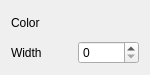
<?xml version="1.0" encoding="UTF-8"?>
<ui version="4.0">
 <class>ConnectorItemSettings</class>
 <widget class="QWidget" name="ConnectorItemSettings">
  <property name="geometry">
   <rect>
    <x>0</x>
    <y>0</y>
    <width>150</width>
    <height>75</height>
   </rect>
  </property>
  <property name="sizePolicy">
   <sizepolicy hsizetype="Fixed" vsizetype="Fixed">
    <horstretch>0</horstretch>
    <verstretch>0</verstretch>
   </sizepolicy>
  </property>
  <property name="maximumSize">
   <size>
    <width>150</width>
    <height>75</height>
   </size>
  </property>
  <property name="windowTitle">
   <string>Form</string>
  </property>
  <layout class="QGridLayout" name="gridLayout">
   <item row="0" column="0">
    <widget class="QLabel" name="label">
     <property name="text">
      <string>Color</string>
     </property>
    </widget>
   </item>
   <item row="0" column="1">
    <widget class="ColorLabel" name="lineColor">
     <property name="sizePolicy">
      <sizepolicy hsizetype="Preferred" vsizetype="Preferred">
       <horstretch>0</horstretch>
       <verstretch>0</verstretch>
      </sizepolicy>
     </property>
     <property name="text">
      <string/>
     </property>
    </widget>
   </item>
   <item row="1" column="0">
    <widget class="QLabel" name="label_2">
     <property name="text">
      <string>Width</string>
     </property>
    </widget>
   </item>
   <item row="1" column="1">
    <widget class="QSpinBox" name="lineWidth"/>
   </item>
  </layout>
 </widget>
 <customwidgets>
  <customwidget>
   <class>ColorLabel</class>
   <extends>QLabel</extends>
   <header>colorlabel.h</header>
  </customwidget>
 </customwidgets>
 <resources/>
 <connections/>
</ui>
